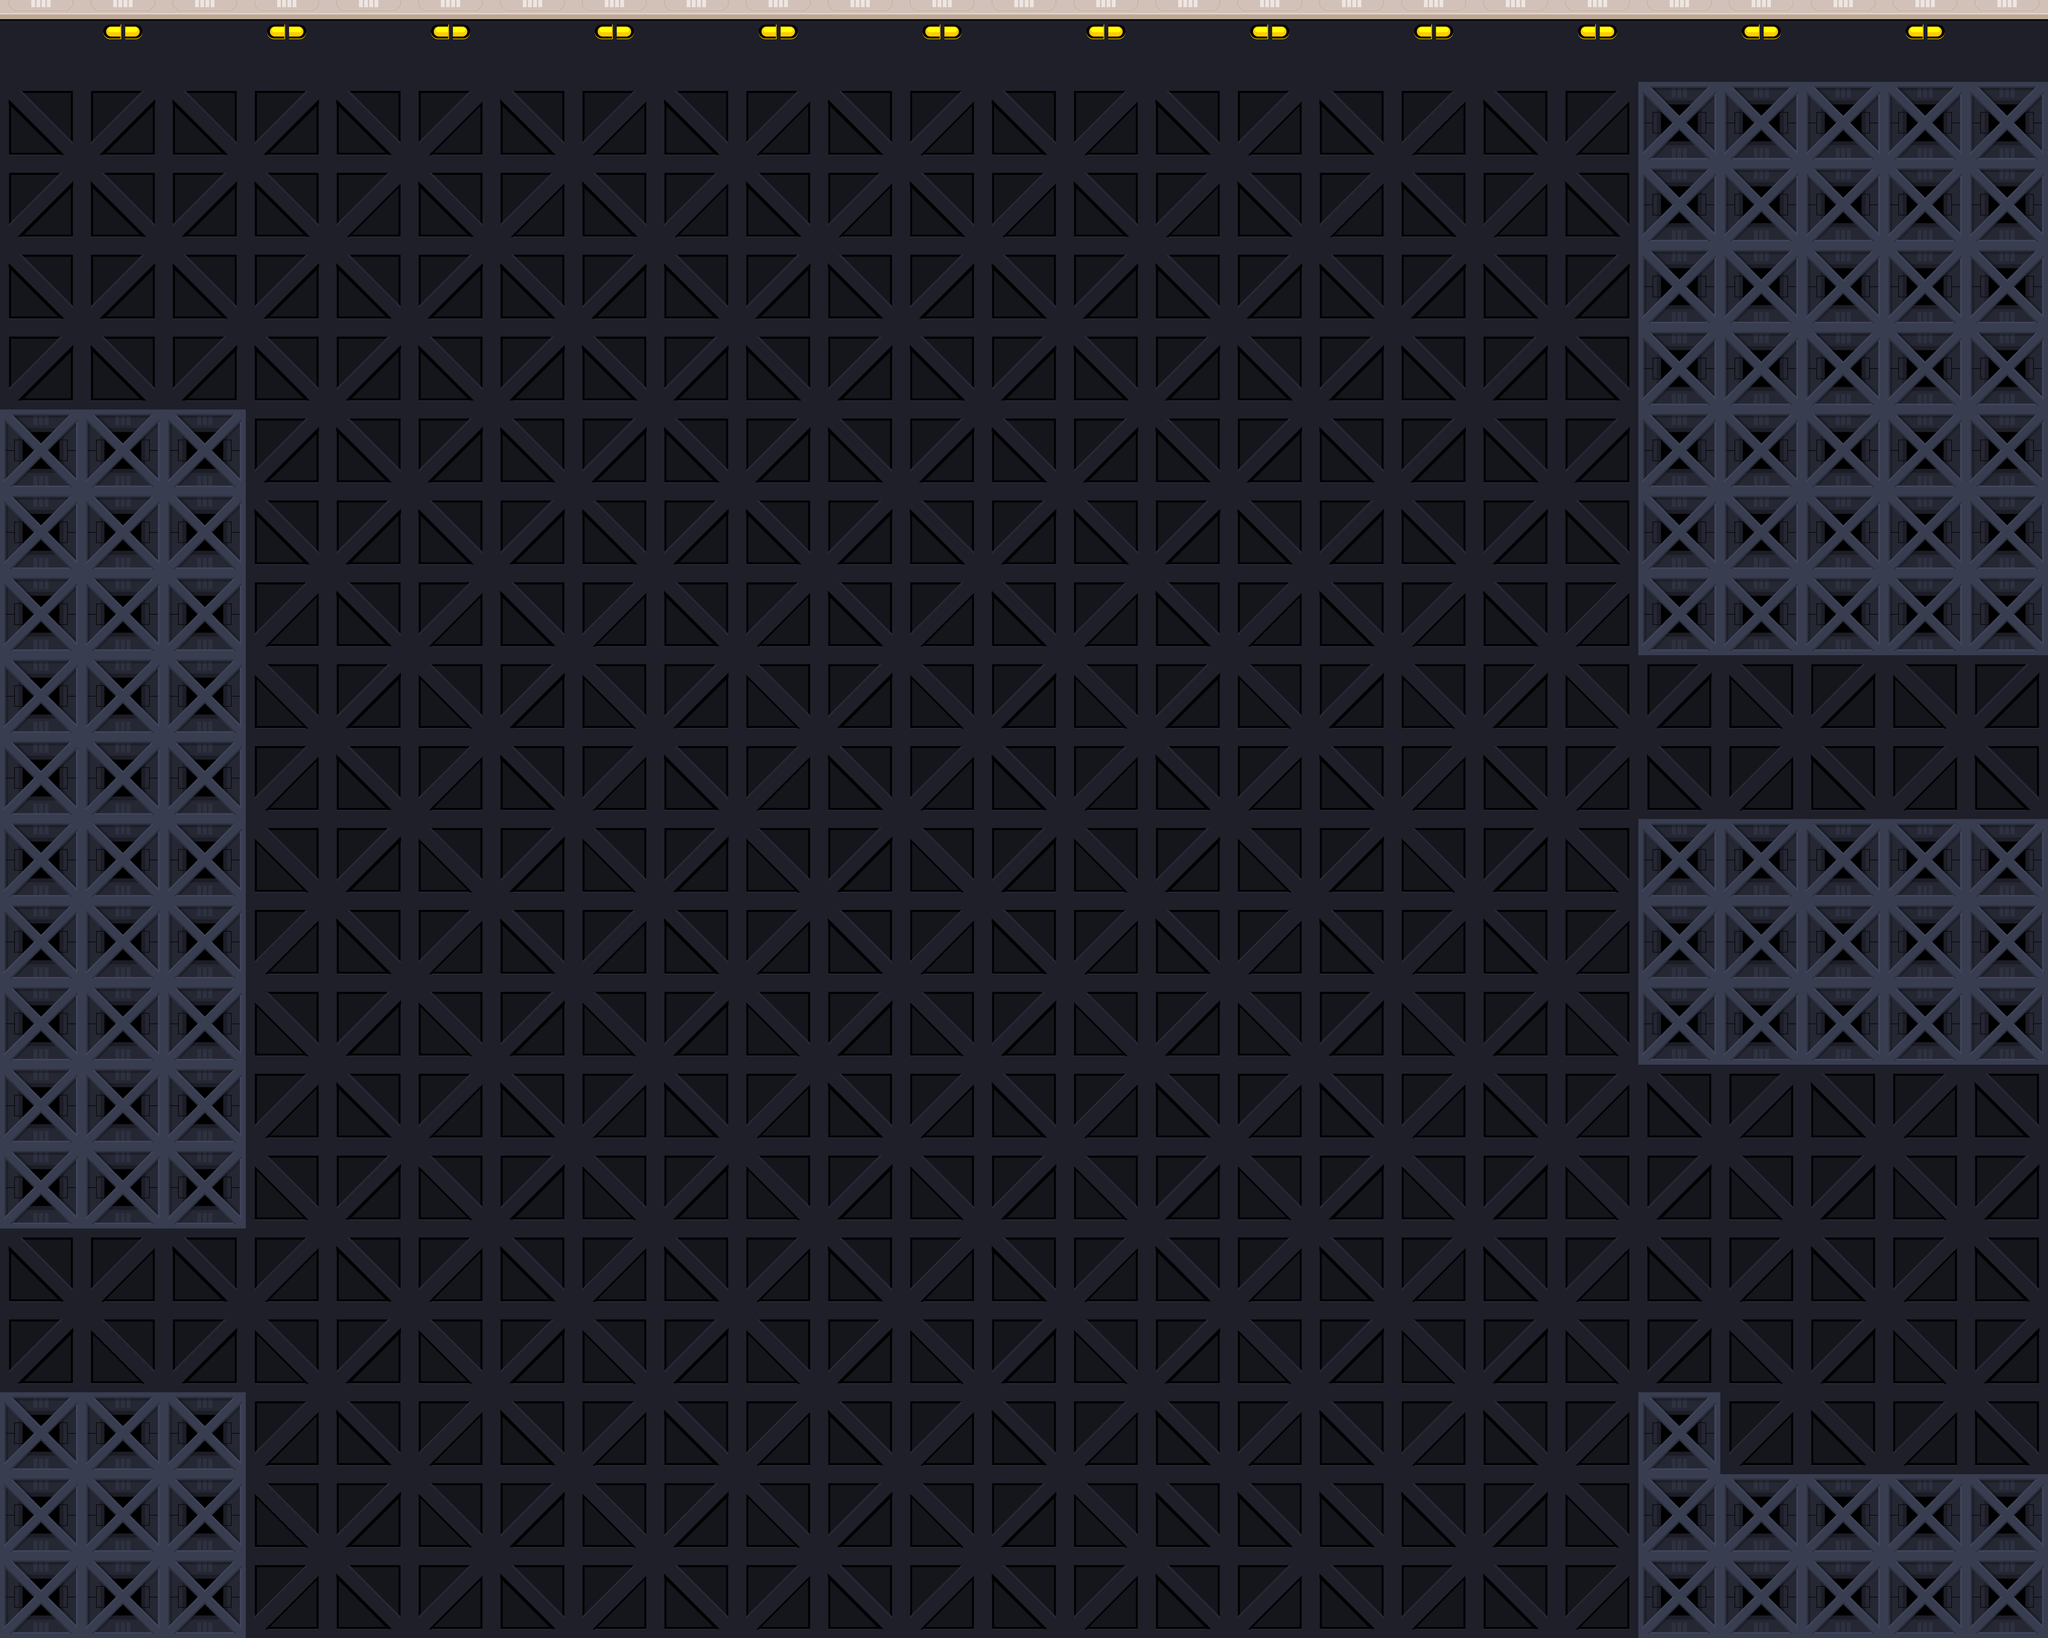

This game map was drawn from its Tiled (.tmx) file and the tilesets committed beside it. A one-line description and the full map source follow:
An orthogonal 25x20 tile map with 256x256 px tiles, 2 tile layers (BackGround, Level_Tiles), 3 tilesets and 7 objects (2x Door, Timer, Middle-Gun-Bottom, Middle-Gun-Head, Bottom-Gun-Head, ...).

<map version="1.9" tiledversion="1.9.2" orientation="orthogonal" renderorder="right-down" width="25" height="20" tilewidth="256" tileheight="256" infinite="0" nextlayerid="4" nextobjectid="36">
 <editorsettings>
  <export format="tmx" />
 </editorsettings>
 <tileset firstgid="1" name="Org_Tiles" tilewidth="256" tileheight="256" tilecount="30" columns="0">
  <grid orientation="orthogonal" width="1" height="1" />
  <tile id="5">
   <image width="256" height="256" source="Orginal_Set/Tiles/BGTile (4).png" />
  </tile>
  <tile id="7">
   <image width="256" height="256" source="Orginal_Set/Tiles/BGTile (6).png" />
  </tile>
  <tile id="4">
   <image width="256" height="256" source="Orginal_Set/Tiles/BGTile (3).png" />
  </tile>
  <tile id="6">
   <image width="256" height="256" source="Orginal_Set/Tiles/BGTile (5).png" />
  </tile>
  <tile id="1">
   <image width="256" height="256" source="Orginal_Set/Tiles/Acid (2).png" />
  </tile>
  <tile id="2">
   <image width="256" height="256" source="Orginal_Set/Tiles/BGTile (1).png" />
  </tile>
  <tile id="3">
   <image width="256" height="256" source="Orginal_Set/Tiles/BGTile (2).png" />
  </tile>
  <tile id="8">
   <image width="256" height="256" source="Orginal_Set/Tiles/BGTile (7).png" />
  </tile>
  <tile id="9">
   <image width="256" height="256" source="Orginal_Set/Tiles/Fence (1).png" />
  </tile>
  <tile id="10">
   <image width="256" height="256" source="Orginal_Set/Tiles/Fence (2).png" />
  </tile>
  <tile id="11">
   <image width="256" height="256" source="Orginal_Set/Tiles/Fence (3).png" />
  </tile>
  <tile id="13">
   <image width="256" height="256" source="Orginal_Set/Tiles/Tile (1).png" />
  </tile>
  <tile id="14">
   <image width="256" height="256" source="Orginal_Set/Tiles/Tile (2).png" />
  </tile>
  <tile id="15">
   <image width="256" height="256" source="Orginal_Set/Tiles/Tile (3).png" />
  </tile>
  <tile id="16">
   <image width="256" height="256" source="Orginal_Set/Tiles/Tile (4).png" />
  </tile>
  <tile id="17">
   <image width="256" height="256" source="Orginal_Set/Tiles/Tile (5).png" />
  </tile>
  <tile id="18">
   <image width="256" height="256" source="Orginal_Set/Tiles/Tile (6).png" />
  </tile>
  <tile id="19">
   <image width="256" height="256" source="Orginal_Set/Tiles/Tile (7).png" />
  </tile>
  <tile id="20">
   <image width="256" height="256" source="Orginal_Set/Tiles/Tile (8).png" />
  </tile>
  <tile id="21">
   <image width="256" height="256" source="Orginal_Set/Tiles/Tile (9).png" />
  </tile>
  <tile id="22">
   <image width="256" height="256" source="Orginal_Set/Tiles/Tile (10).png" />
  </tile>
  <tile id="23">
   <image width="256" height="256" source="Orginal_Set/Tiles/Tile (11).png" />
  </tile>
  <tile id="24">
   <image width="256" height="256" source="Orginal_Set/Tiles/Tile (12).png" />
  </tile>
  <tile id="25">
   <image width="256" height="256" source="Orginal_Set/Tiles/Tile (13).png" />
  </tile>
  <tile id="26">
   <image width="256" height="256" source="Orginal_Set/Tiles/Tile (14).png" />
  </tile>
  <tile id="27">
   <image width="256" height="256" source="Orginal_Set/Tiles/Tile (15).png" />
  </tile>
  <tile id="0">
   <image width="256" height="256" source="Orginal_Set/Tiles/Acid (1).png" />
  </tile>
  <tile id="33">
   <image width="256" height="256" source="Orginal_Set/Tiles/Spike.png" />
  </tile>
  <tile id="34">
   <image width="256" height="256" source="Orginal_Set/Tiles/Spike(R).png" />
  </tile>
  <tile id="35">
   <image width="256" height="256" source="Orginal_Set/Tiles/Spike(L).png" />
  </tile>
 </tileset>
 <tileset firstgid="37" source="Org_Objects.tsx" />
 <tileset firstgid="71" source="Org_Tiles.tsx" />
 <layer id="1" name="BackGround" width="25" height="20">
  <data encoding="csv">
4,3,4,3,4,3,4,3,4,3,4,3,4,3,4,3,4,3,4,3,4,3,4,3,4,
6,5,6,2147483654,6,8,6,8,6,8,6,8,6,8,6,8,6,8,6,8,6,8,6,8,6,
5,6,5,6,8,6,8,6,8,6,8,6,8,6,8,6,8,6,8,6,8,6,8,6,5,
6,2147483654,6,2147483654,6,2147483654,6,2147483654,6,2147483654,6,2147483654,6,2147483654,6,2147483654,6,2147483654,6,2147483654,6,2147483654,6,2147483654,6,
5,2147483653,5,2147483653,5,2147483653,5,2147483653,5,2147483653,5,2147483653,5,2147483653,5,2147483653,5,2147483653,5,2147483653,5,2147483653,5,2147483653,5,
6,2147483654,6,2147483654,6,2147483654,6,2147483654,6,2147483654,6,2147483654,6,2147483654,6,2147483654,6,2147483654,6,2147483654,6,2147483654,6,2147483654,6,
5,2147483653,5,2147483653,5,2147483653,5,2147483653,5,2147483653,5,2147483653,5,2147483653,5,2147483653,5,2147483653,5,2147483653,5,2147483653,5,2147483653,5,
6,8,6,8,6,8,6,8,6,8,6,8,6,8,6,8,6,8,6,8,6,8,6,8,6,
5,7,5,7,5,7,5,7,5,7,5,7,5,7,5,7,5,7,5,7,5,7,5,7,5,
6,8,6,8,6,8,6,8,6,8,6,8,6,8,6,8,6,8,6,8,6,8,6,8,6,
5,7,5,7,5,7,5,7,5,7,5,7,5,7,5,7,5,7,5,7,5,7,5,7,5,
6,8,6,8,6,8,6,8,6,8,6,8,6,8,6,8,6,8,6,8,6,8,6,8,6,
5,7,5,7,5,7,5,7,5,7,5,7,5,7,5,7,5,7,5,7,5,7,5,7,5,
6,8,6,8,6,8,6,8,6,8,6,8,6,8,6,8,6,8,6,8,6,8,6,8,6,
5,7,5,7,5,7,5,7,5,7,5,7,5,7,5,7,5,7,5,7,5,7,5,7,5,
6,8,6,8,6,8,6,8,6,8,6,8,6,8,6,8,6,8,6,8,6,8,6,8,6,
5,7,5,7,5,7,5,7,5,7,5,7,5,7,5,7,5,7,5,7,5,7,5,7,5,
6,8,6,8,6,8,6,8,6,8,6,8,6,8,6,8,6,8,6,8,6,8,6,8,6,
5,7,5,7,5,7,5,7,5,7,5,7,5,7,76,76,76,76,5,7,5,7,5,7,5,
6,8,6,8,6,8,6,8,6,8,6,8,6,8,6,8,6,8,6,8,6,8,6,8,6
</data>
 </layer>
 <layer id="2" name="Level_Tiles" width="25" height="20">
  <data encoding="csv">
0,0,0,0,0,0,0,0,0,0,0,0,0,0,0,0,0,0,0,0,0,0,0,0,0,
0,0,0,0,0,0,0,0,0,0,0,0,0,0,0,0,0,0,0,0,88,88,88,88,88,
0,0,0,0,0,0,0,0,0,0,0,0,0,0,0,0,0,0,0,0,88,88,88,88,88,
0,0,0,0,0,0,0,0,0,0,0,0,0,0,0,0,0,0,0,0,88,88,88,88,88,
0,0,0,0,0,0,0,0,0,0,0,0,0,0,0,0,0,0,0,0,88,88,88,88,88,
88,88,88,0,0,0,0,0,0,0,0,0,0,0,0,0,0,0,0,0,88,88,88,88,88,
88,88,88,0,0,0,0,0,0,0,0,0,0,0,0,0,0,0,0,0,88,88,88,88,88,
88,88,88,0,0,0,0,0,0,0,0,0,0,0,0,0,0,0,0,0,88,88,88,88,88,
88,88,88,0,0,0,0,0,0,0,0,0,0,0,0,0,0,0,0,0,0,0,0,0,0,
88,88,88,0,0,0,0,0,0,0,0,0,0,0,0,0,0,0,0,0,0,0,0,0,0,
88,88,88,0,0,0,0,0,0,0,0,0,0,0,0,0,0,0,0,0,88,88,88,88,88,
88,88,88,0,0,0,0,0,0,0,0,0,0,0,0,0,0,0,0,0,88,88,88,88,88,
88,88,88,0,0,0,0,0,0,0,0,0,0,0,0,0,0,0,0,0,88,88,88,88,88,
88,88,88,0,0,0,0,0,0,0,0,0,0,0,0,0,0,0,0,0,0,0,0,0,0,
88,88,88,0,0,0,0,0,0,0,0,0,0,0,0,0,0,0,0,0,0,0,0,0,0,
0,0,0,0,0,0,0,0,0,0,0,0,0,0,0,0,0,0,0,0,0,0,0,0,0,
0,0,0,0,0,0,0,0,0,0,0,0,0,0,0,0,0,0,0,0,0,0,0,0,0,
18,18,18,0,0,0,0,0,0,0,0,0,0,0,0,0,0,0,0,0,88,0,0,0,0,
18,18,18,0,0,0,0,0,0,0,0,0,0,0,0,0,0,0,0,0,18,88,18,18,18,
18,18,18,0,0,0,0,0,0,0,0,0,0,0,0,0,0,0,0,0,18,18,18,18,18
</data>
 </layer>
 <objectgroup id="3" name="Level_Objects">
  <object id="2" name="Start_Door" class="Door" gid="37" x="16" y="1242.67" width="704" height="1064" />
  <object id="6" name="Finish_Door" class="Door" gid="39" x="5682.67" y="4584" width="721" height="1088" />
  <object id="21" name="Timer" gid="41" x="5358.67" y="4597" width="328" height="657" />
  <object id="32" name="Middle-Gun-Bottom" gid="67" x="5383.33" y="2558" width="246" height="223" />
  <object id="33" name="Middle-Gun-Head" gid="68" x="5239" y="2385.33" width="304" height="138" />
  <object id="34" name="Bottom-Gun-Head" gid="70" x="296.667" y="4158.67" width="381" height="104" />
  <object id="35" name="Bottom-Gun-Bottom" gid="65" x="270" y="4331.33" width="341" height="155" />
 </objectgroup>
</map>
